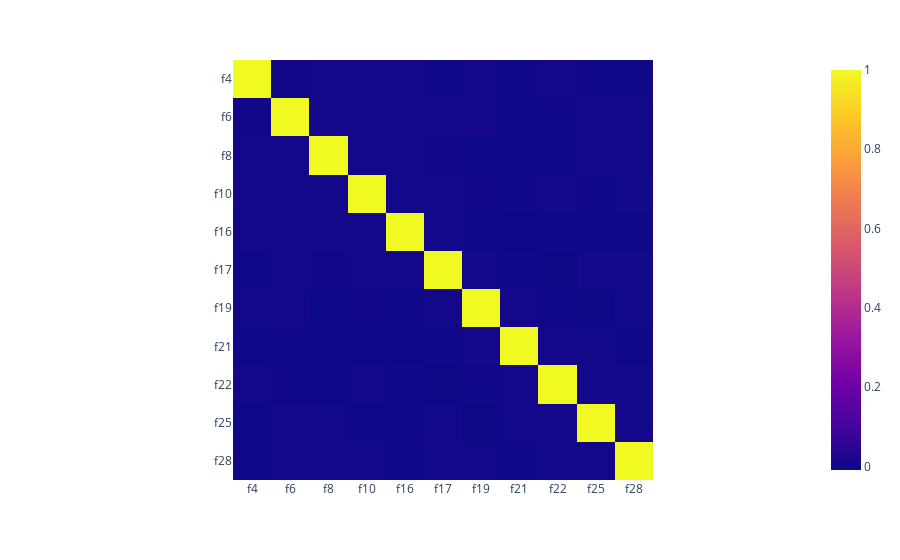

This figure's notebook cell:
### Code cell
import plotly.express as px
fig = px.imshow(X.corr())
fig.show()
